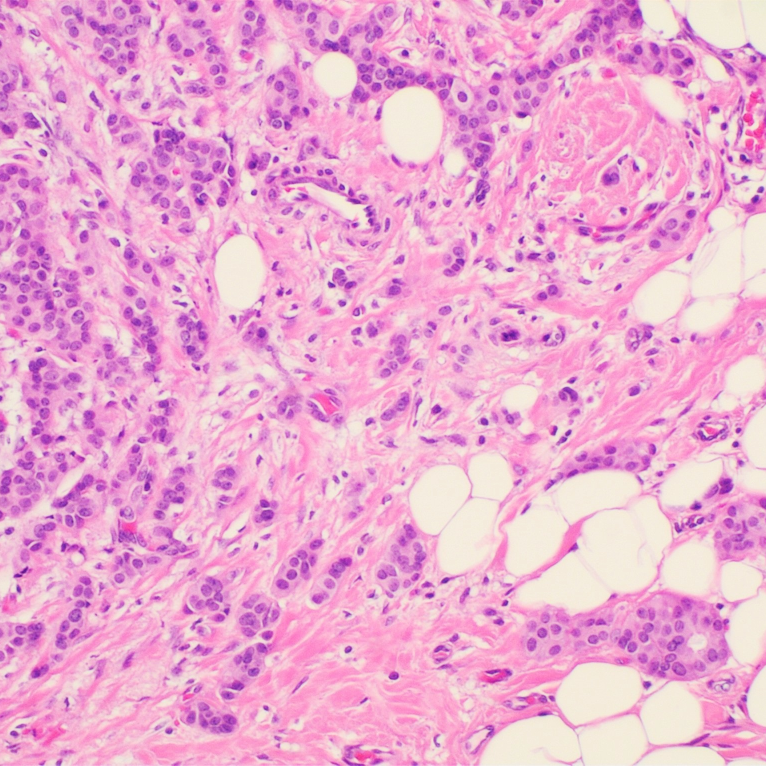
#> input picture data/tissue_2k/idc-mid.png, 1532 x 1532 px (shown at 1/2 size); its folder holds only this picture in this run
$ python make_cases.py
#> lines starting #> are read from the running program, lines starting #| are printed output that depends on the picture; after the words box and inside, x2 and y2 are one past the last pixel; in counts of white or black regions, pixels touching at a corner belong together
"""Make realistic test cases from square ~2k H&E tiles (data/tissue_2k/), mirroring what a segmentation
model really produces. Per case:

  tissue.png    the original image (what the model was given; the lab always has it)
  prob.tif      the model's raw output: a float32 probability map (0-1 per pixel), soft at edges,
                confident in the middle, lower for its false positive, plus a few sub-threshold "maybe"
                areas. This is what a fine-tuned segmentation head outputs.
  mask.png      the model's mask = prob >= 0.5 (0/255), saved as-is (may contain small specks)
  overlay.png   the mask rendered in blue over the tissue (45% blend towards RGB 10,80,235): a
                visualisation for humans, i.e. "the screenshot". Not a model output.
  expert.png    the expert's annotation (ground truth): 3-4 purple-dense lobular areas, white lumen
                excluded. The model is deliberately imperfect against it (about 80%, like a real model in development): wobbly
                edges, part of one region missed, one false-positive area.

Every third tile also gets a 'grid' variant: the model output averaged over 100 px cells (positive cell
= mean probability >= 0.5).
"""
import json
import shutil
from pathlib import Path

import numpy as np
import tifffile
from PIL import Image
from scipy import ndimage as ndi
from skimage.color import rgb2hed, rgb2hsv
from skimage.measure import label, regionprops
from skimage.morphology import disk, opening, remove_small_holes, remove_small_objects

BLUE, ALPHA = np.array([10, 80, 235], float), 0.45
CELL = 100


# [4 lines left out: function shade, not called in this run]


def tidy(m, white, h, w):
    m = m & ~white                                                       # lumen stays unshaded
    m = remove_small_holes(m, max_size=int(0.002 * h * w))               # solid blobs, like the example
    return remove_small_objects(m, max_size=int(0.002 * h * w))          # no stray fragments


def candidates(rgb):
    h, w = rgb.shape[:2]
    scale = max(h, w) / 2048
    hema = ndi.gaussian_filter(rgb2hed(rgb)[..., 0], 30 * scale)          # smoothed purple density
    hsv = rgb2hsv(rgb)
    white = opening((hsv[..., 1] < 0.12) & (hsv[..., 2] > 0.80), disk(int(4 * scale) or 1))
    cand = opening(hema > np.percentile(hema, 85), disk(int(6 * scale) or 1))   # whole lobular units
    lab = label(cand)
    regs = sorted([r for r in regionprops(lab) if r.area > 0.003 * h * w], key=lambda r: -r.area)
    return lab, regs, white, scale


def smooth(m, sigma):
    return ndi.gaussian_filter(m.astype(float), sigma) > 0.5


def expert_annotation(lab, regs, white, scale, rng, n):
    picks = [regs[rng.integers(0, min(3, len(regs)))]]                   # one large-ish, rest any size
    rest = [r for r in regs if r.label != picks[0].label]
    picks += [rest[i] for i in rng.choice(len(rest), n - 1, replace=False)]
    m = smooth(np.isin(lab, [r.label for r in picks]), 8 * scale)
    h, w = m.shape
    return tidy(m, white, h, w), {r.label for r in picks}


# [51 lines left out: functions model_prediction, model_probability, to_grid, not called in this run]


def dice(a, b):
    return 2 * (a & b).sum() / max(a.sum() + b.sum(), 1)


def main(src_dir="data/tissue_2k", out_dir="data/cases", grid_every=3, seed=7):
#> called with src_dir = 'data/tissue_2k', out_dir = 'data/cases', grid_every = 3, seed = 7
    rng = np.random.default_rng(seed)
    out_dir = Path(out_dir)
    shutil.rmtree(out_dir, ignore_errors=True)
    index = []
    for i, p in enumerate(sorted(Path(src_dir).glob("*.png"))):
        rgb = np.asarray(Image.open(p).convert("RGB"))
#> rgb is the input picture: shape (1532, 1532, 3); mean R, G, B 235, 170.7, 209.2
        lab, regs, white, scale = candidates(rgb)
#> in candidates, `hema = ndi.gaussian_filter(rgb2hed(rgb)[..., 0], 30 * scale)`:
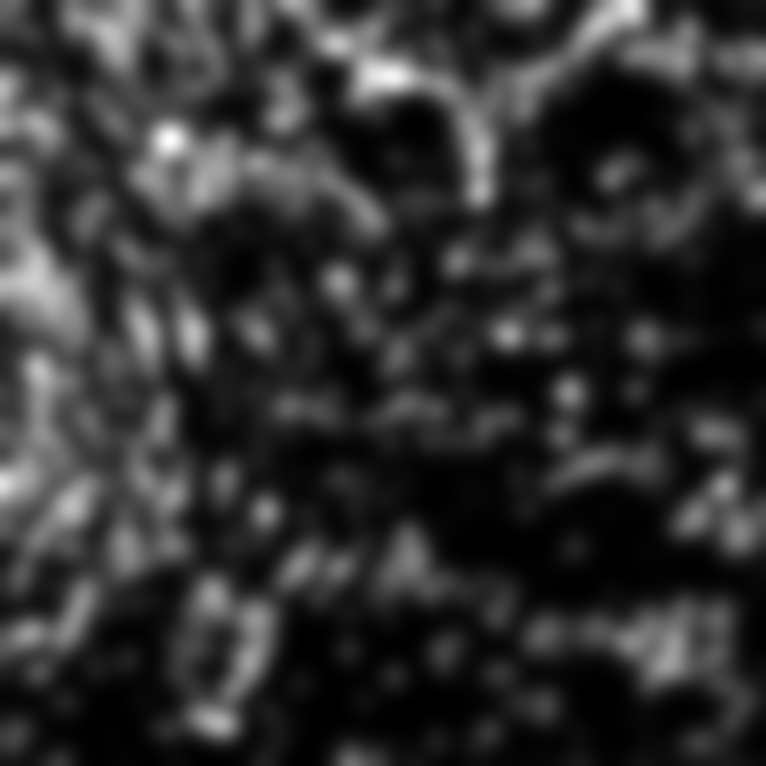
#> hema: shape (1532, 1532) float64 (shown at 1/2 size); min 9.8e-06, max 0.0182, mean 0.00353; drawn with min black and max white
#> in candidates, `hsv = rgb2hsv(rgb)`: hsv: shape (1532, 1532, 3) float64; mean of channels 0, 1, 2 0.775, 0.29, 0.924
#> in candidates, `white = opening((hsv[..., 1] < 0.12) & (hsv[..., 2] > 0.80), disk(int(..`:
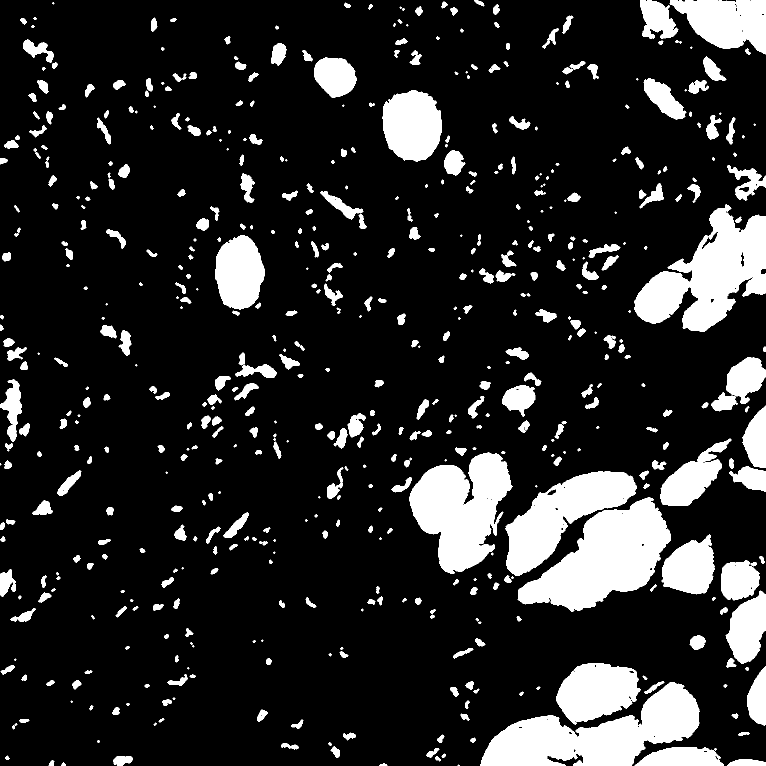
#> white: shape (1532, 1532) bool (shown at 1/2 size); 15.5% white; 579 white regions (70 under 20 px), largest, box (x1, y1, x2, y2) and area: (960, 1364, 1399, 1532) 36086, (1035, 995, 1342, 1224) 35849, (1269, 408, 1532, 663) 33740
#> in candidates, `cand = opening(hema > np.percentile(hema, 85), disk(int(6 * scale) or ..`:
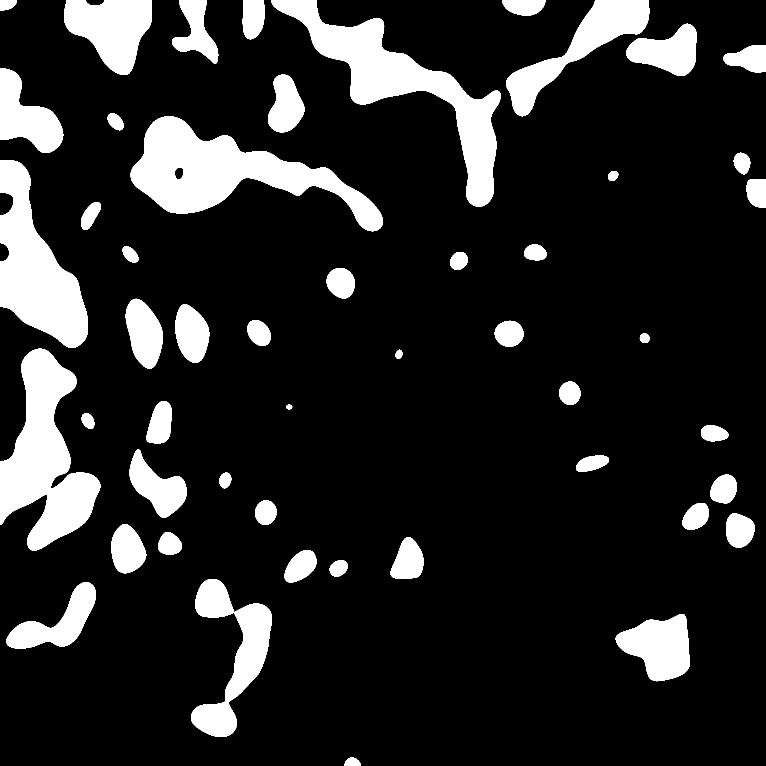
#> cand: shape (1532, 1532) bool (shown at 1/2 size); 15% white; 51 white regions
#> in candidates, `lab = label(cand)`:
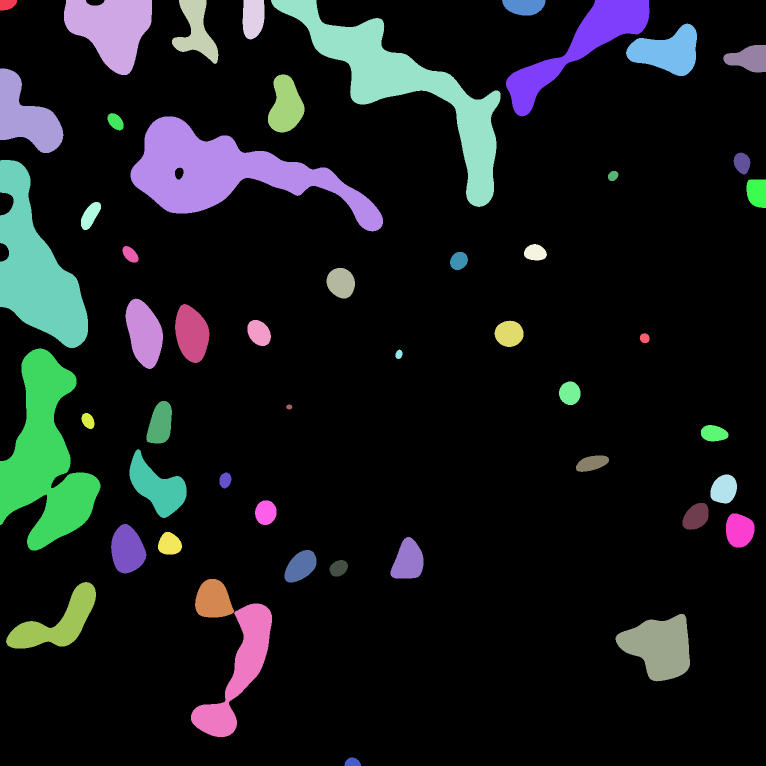
#> lab: shape (1532, 1532) int32 (shown at 1/2 size); 52 distinct labels, from 0 to 51; one colour per label, 0 black
#> in candidates, `regs = sorted([r for r in regionprops(lab) if r.area > 0.003 * h * w],..`: regs = 13 regions; largest, box (x1, y1, x2, y2) and area: (261, 233, 766, 463) 44506, (542, 0, 1001, 414) 42600, (0, 697, 201, 1101) 40827, (0, 320, 176, 696) 34441, (1012, 0, 1299, 233) 18803
#> scale = 0.748
        n = min(int(rng.integers(3, 5)), len(regs) - 1)                  # keep one spare for the false positive
#> n = 4
        if n < 2:
            print("skip (not enough purple-dense areas):", p.name)
            continue
        expert, used = expert_annotation(lab, regs, white, scale, rng, n)
#> in expert_annotation, `picks = [regs[rng.integers(0, min(3, len(regs)))]]`: picks = 1 regions; box (x1, y1, x2, y2) and area: (542, 0, 1001, 414) 42600
#> in expert_annotation, `rest = [r for r in regs if r.label != picks[0].label]`: rest = 12 regions; largest, box (x1, y1, x2, y2) and area: (261, 233, 766, 463) 44506, (0, 697, 201, 1101) 40827, (0, 320, 176, 696) 34441, (1012, 0, 1299, 233) 18803, (128, 0, 304, 150) 17254
#> in expert_annotation, `picks += [rest[i] for i in rng.choice(len(rest), n - 1, replace=False)]`: picks = 4 regions; box (x1, y1, x2, y2) and area: (542, 0, 1001, 414) 42600, (1231, 1228, 1380, 1363) 13076, (1252, 47, 1394, 152) 8933, (251, 597, 326, 738) 7258
#> in smooth, `return ndi.gaussian_filter(m.astype(float), sigma) > 0.5`:
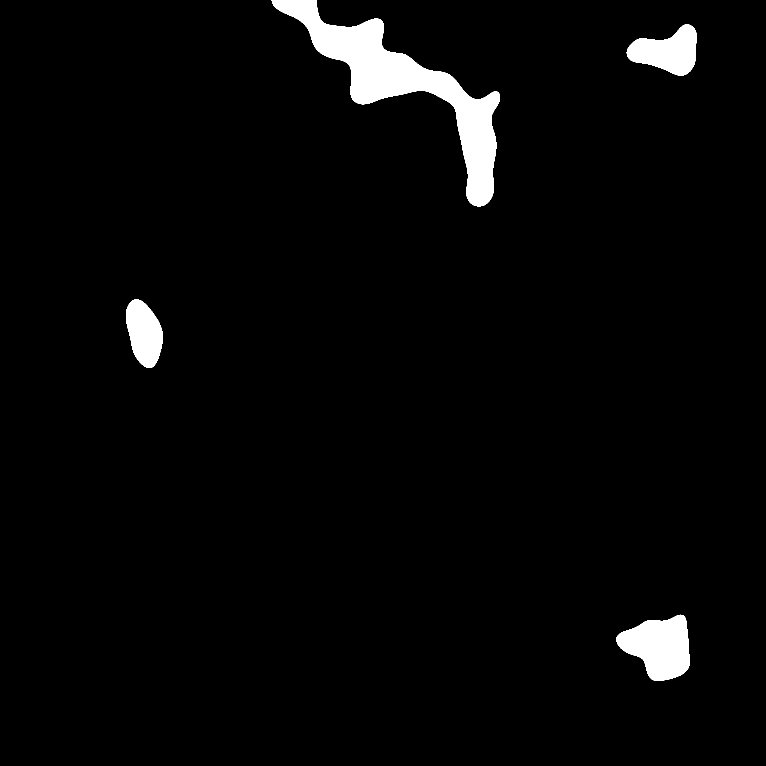
#> returned value: shape (1532, 1532) bool (shown at 1/2 size); 3% white; 4 white regions, box (x1, y1, x2, y2) and area: (543, 0, 1000, 413) 42549, (1233, 1229, 1380, 1362) 12962, (1253, 49, 1394, 151) 8819, (252, 599, 326, 736) 7143
#> in tidy, `m = m & ~white`: m: shape (1532, 1532) bool; 3% white; 5 white regions (1 under 20 px), largest, box (x1, y1, x2, y2) and area: (543, 0, 1000, 413) 41572, (1233, 1229, 1380, 1362) 12962, (1253, 49, 1394, 151) 8653, (252, 599, 326, 736) 7135
        m, fp, unused = model_prediction(expert, lab, regs, used, white, scale, rng)
        maybes = [lab == q.label for q in (unused[:2] if unused else [])]
        prob = model_probability(m, fp, maybes, white, scale, rng)
        variants = [("regions", prob)]
        if i % grid_every == 0:
            variants.append(("grid", to_grid(prob)))
        for kind, pr in variants:
            mask = pr >= 0.5
            case = out_dir / f"{p.stem}__{kind}"
            case.mkdir(parents=True)
            Image.fromarray(rgb).save(case / "tissue.png")
            tifffile.imwrite(case / "prob.tif", pr)
            Image.fromarray((mask * 255).astype(np.uint8)).save(case / "mask.png")
            Image.fromarray(shade(rgb, mask)).save(case / "overlay.png")
            Image.fromarray((expert * 255).astype(np.uint8)).save(case / "expert.png")
            index.append({"case": case.name, "source": p.stem, "kind": kind,
                          "model_vs_expert_dice": round(dice(mask, expert), 3)})
            print(f"{case.name:36s} {rgb.shape[1]}x{rgb.shape[0]}  mask regions="
                  f"{label(mask, connectivity=2).max()}  model vs expert Dice={dice(mask, expert):.3f}")
    (out_dir / "index.json").write_text(json.dumps(index, indent=1))


if __name__ == "__main__":
#> (the run stopped early here; a loop or call above may not have finished)

$ run again, on data/tissue_2k/sclerosing-adenosis-2.png
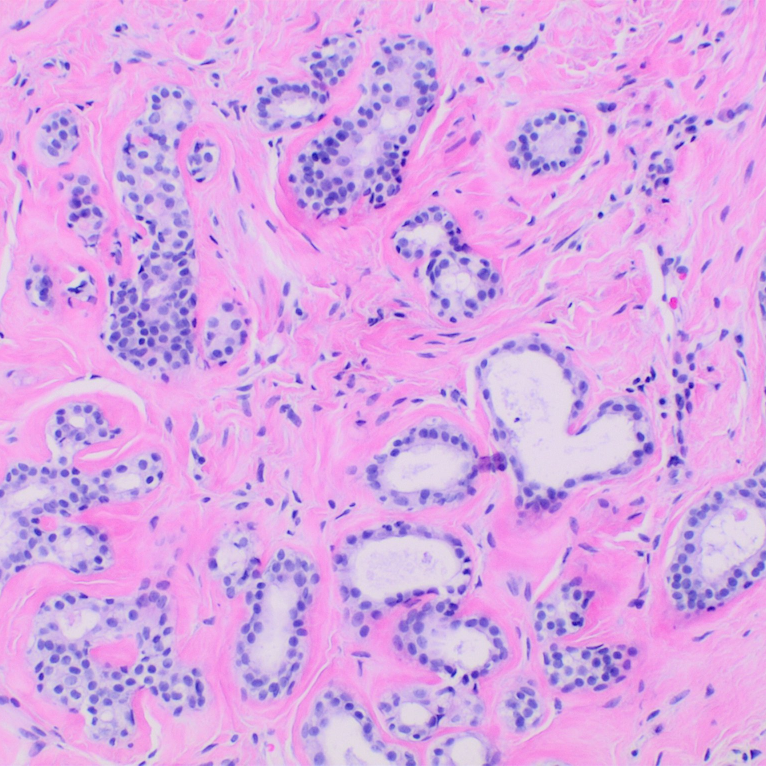
#> input picture data/tissue_2k/sclerosing-adenosis-2.png, 1532 x 1532 px (shown at 1/2 size)
#> in main, rgb is the input picture: shape (1532, 1532, 3); mean R, G, B 218.9, 166.3, 229.4
#> hsv: shape (1532, 1532, 3) float64; mean of channels 0, 1, 2 0.807, 0.288, 0.913
#> white: shape (1532, 1532) bool; 6.5% white; 355 white regions (60 under 20 px), largest, box (x1, y1, x2, y2) and area: (975, 702, 1274, 976) 37662, (710, 1072, 916, 1201) 14573, (1404, 1003, 1531, 1155) 9246
#> cand: shape (1532, 1532) bool; 15% white; 34 white regions
#> in candidates, `lab = label(cand)`:
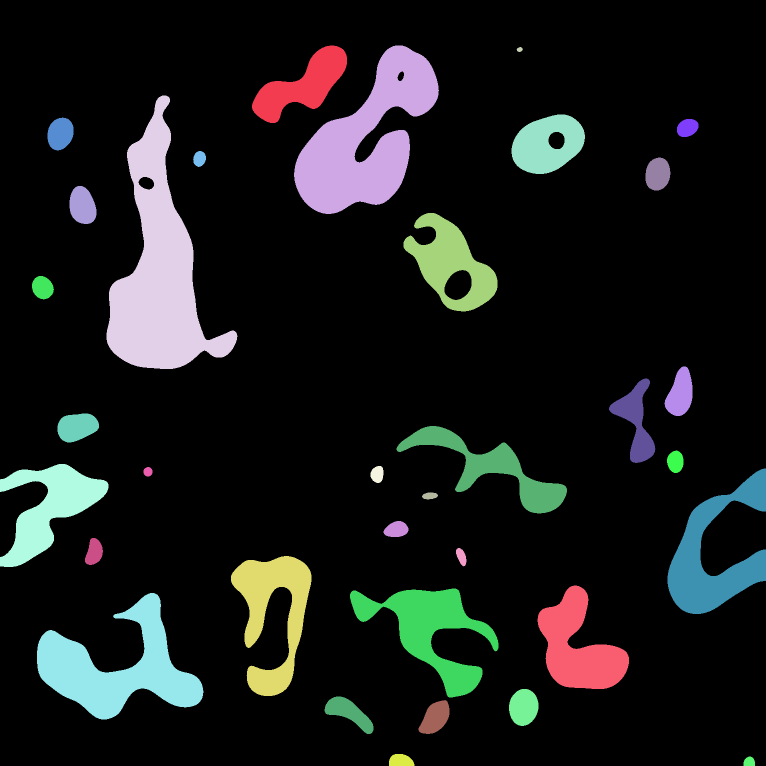
#> lab: shape (1532, 1532) int32 (shown at 1/2 size); 35 distinct labels, from 0 to 34; one colour per label, 0 black
#> in candidates, `regs = sorted([r for r in regionprops(lab) if r.area > 0.003 * h * w],..`: regs = 12 regions; largest, box (x1, y1, x2, y2) and area: (213, 191, 475, 738) 59070, (588, 91, 878, 428) 47392, (74, 1186, 407, 1439) 35290, (1335, 937, 1532, 1228) 24554, (700, 1177, 997, 1395) 23679
#> in main, `lab, regs, white, scale = candidates(rgb)`: scale = 0.748
#> n = 4
#> in expert_annotation, `picks = [regs[rng.integers(0, min(3, len(regs)))]]`: picks = 1 regions; box (x1, y1, x2, y2) and area: (588, 91, 878, 428) 47392
#> rest = 11 regions; largest, box (x1, y1, x2, y2) and area: (213, 191, 475, 738) 59070, (74, 1186, 407, 1439) 35290, (1335, 937, 1532, 1228) 24554, (700, 1177, 997, 1395) 23679, (462, 1112, 623, 1392) 21466
#> in expert_annotation, `picks += [rest[i] for i in rng.choice(len(rest), n - 1, replace=False)]`: picks = 4 regions; box (x1, y1, x2, y2) and area: (588, 91, 878, 428) 47392, (0, 928, 217, 1134) 19768, (793, 852, 1134, 1027) 15818, (1023, 229, 1170, 348) 12082
#> in smooth, `return ndi.gaussian_filter(m.astype(float), sigma) > 0.5`:
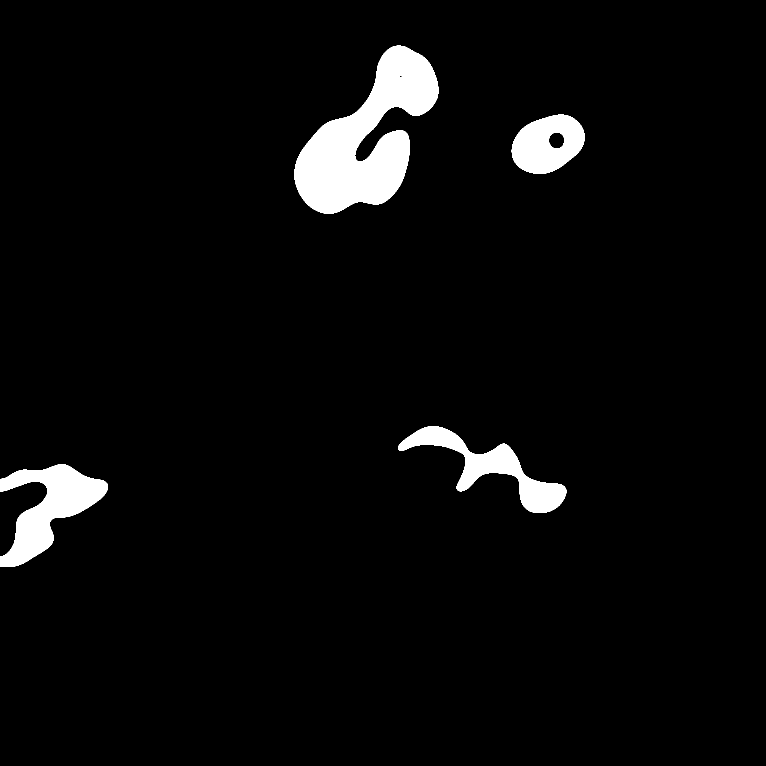
#> returned value: shape (1532, 1532) bool (shown at 1/2 size); 4% white; 4 white regions, box (x1, y1, x2, y2) and area: (588, 91, 877, 428) 47447, (0, 928, 216, 1134) 19766, (796, 852, 1133, 1026) 15674, (1023, 229, 1169, 348) 12089
#> m: shape (1532, 1532) bool; 4% white; 5 white regions (1 under 20 px), largest, box (x1, y1, x2, y2) and area: (588, 91, 877, 428) 47121, (0, 928, 216, 1134) 19657, (796, 852, 1133, 1026) 15299, (1023, 229, 1169, 348) 11620
